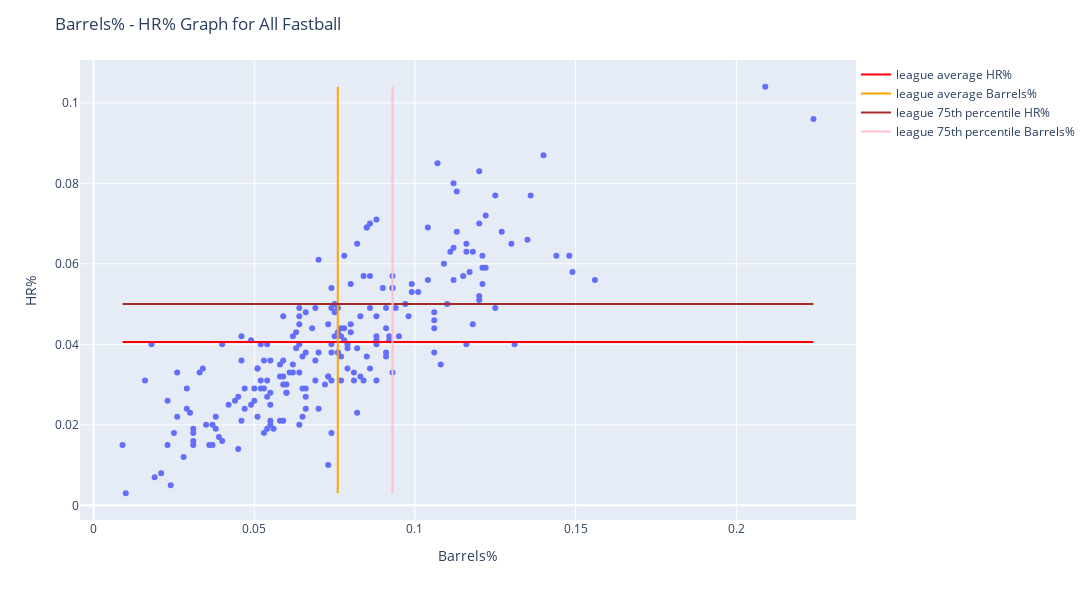

The notebook cell this image was saved under:
### Code cell
reload()
func.x_y_scatter(power_df, "Barrels%", "HR%")

### Figure 1 — Plotly figure (JSON) as saved in the notebook; plotly's stock layout.template omitted (floating-point values rounded to 4 significant figures; data arrays with more than 128 entries replaced by an {"elided": "..."} marker saying what was removed)
{"data": [{"hovertemplate": "<b>%{hovertext}</b><br><br><extra></extra>", "hovertext": {"elided": "218 str values"}, "legendgroup": "", "marker": {"color": "#636efa", "symbol": "circle"}, "mode": "markers", "name": "", "orientation": "v", "showlegend": false, "type": "scatter", "x": {"elided": "218 float values"}, "xaxis": "x", "y": {"elided": "218 float values"}, "yaxis": "y"}, {"line": {"color": "red", "width": 2}, "mode": "lines", "name": "league average HR%", "type": "scatter", "x": [0.009, 0.224], "y": [0.04056, 0.04056]}, {"line": {"color": "orange", "width": 2}, "mode": "lines", "name": "league average Barrels%", "type": "scatter", "x": [0.07598, 0.07598], "y": [0.003, 0.104]}, {"line": {"color": "brown", "width": 2}, "mode": "lines", "name": "league 75th percentile HR%", "type": "scatter", "x": [0.009, 0.224], "y": [0.05, 0.05]}, {"line": {"color": "pink", "width": 2}, "mode": "lines", "name": "league 75th percentile Barrels%", "type": "scatter", "x": [0.093, 0.093], "y": [0.003, 0.104]}], "layout": {"height": 600, "legend": {"tracegroupgap": 0, "x": 1, "y": 1}, "margin": {"t": 60}, "showlegend": true, "title": {"text": "Barrels% - HR% Graph for All Fastball"}, "width": 1200, "xaxis": {"anchor": "y", "domain": [0, 1], "title": {"text": "Barrels%"}}, "yaxis": {"anchor": "x", "domain": [0, 1], "title": {"text": "HR%"}}}}
